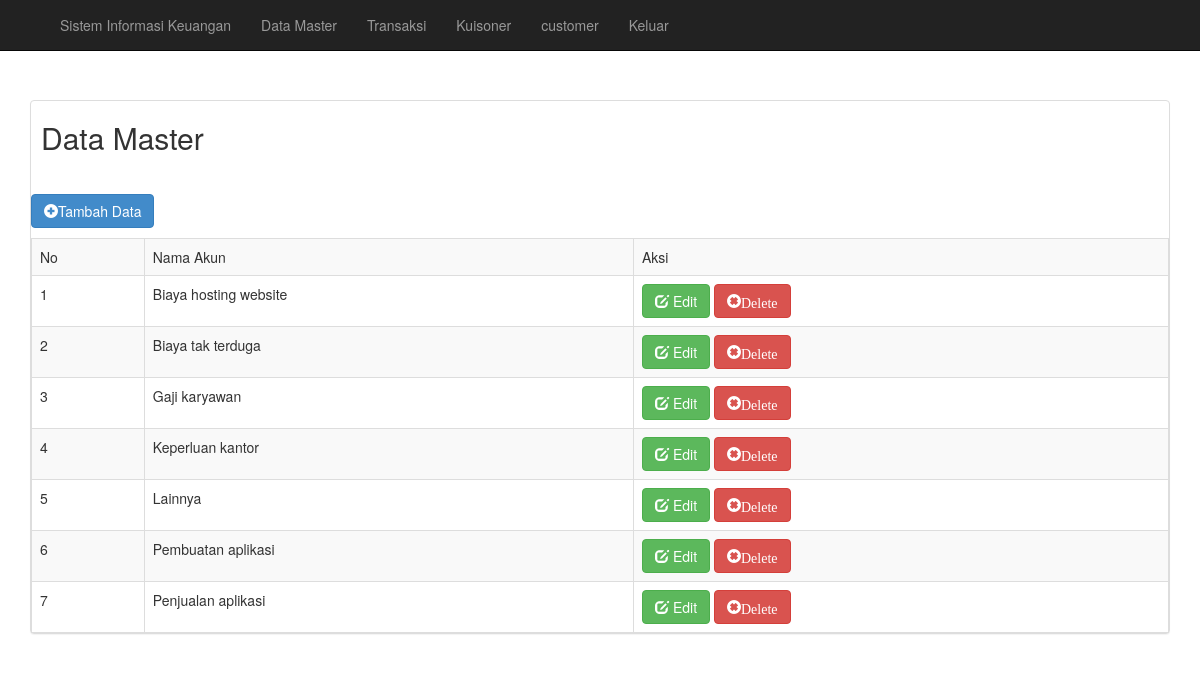
Page /akuntansi/datamaster.php (signed in) on the committed database.
### tables this page shows
CREATE TABLE `data_master` (
  `id_master` int(11) NOT NULL,
  `nama` varchar(100) NOT NULL
);

### akuntansi/datamaster.php (the view, shortened to what this page needs)
<?php
    include "koneksi.php";
    include "navbar.php";
    if (@$_SESSION['manager'] || @$_SESSION['pegawai']) {
 ?>
<!DOCTYPE html>
<html>
<head>
    <link rel="stylesheet" href="./bootstrap/css/bootstrap.min.css">
    <link rel="stylesheet" href="./css/bootstrap-datetimepicker.min.css">
</head>
<body>
<div class="container">
<div class="panel panel-default" style="margin-top: 100px">
    <div class="row" style="padding-bottom: 30px; padding-left: 10px; ">
        <div class="col-md-8">
                <h2>Data Master</h2>
        </div>
    </div>
    <p><a href="#" class="btn btn-primary" data-target="#ModalAdd" data-toggle="modal"><span class='glyphicon glyphicon-plus-sign'></span>Tambah Data</button></a></p>
               <table class = "table table-bordered table-striped">
        <tr>
        <td>No</td>
        <td>Nama Akun</td>
        <td>Aksi</td>
        </tr>
        <?php
        $no = 0;
        $sql = mysqli_query($koneksi, "SELECT * FROM data_master ORDER BY id_master  ASC") or die(mysqli_error());
        while ($data = mysqli_fetch_array($sql)){
          $no++;
          ?>
            <tr>
                <td><?php echo $no; ?></td>
                <td><?php echo  $data['nama']; ?></td>
                <td>
                   <a href="#" class='open_modal' id='<?php echo  $data['id_master']; ?>'><button type='button' class='btn btn-success'><span class='glyphicon glyphicon-edit'></span> Edit</button></a>
                   <a href="#" onclick="confirm_modal('delete_dataMaster.php?&id_master=<?php echo  $data['id_master']; ?>');"><button type='button' class='btn btn-danger'><span class='glyphicon glyphicon-remove-sign'>Delete</button></a>
                </td>
            </tr>
          <?php } ?>
                    </table>
        </div>
    </div>
</body>
</html>
<?php
}else{
        header("location:index.php");
}
?>

### rows in the picture
data_master: nama "Biaya hosting website"
data_master: nama "Biaya tak terduga"
data_master: nama "Gaji karyawan"
data_master: nama "Keperluan kantor"
data_master: nama "Lainnya"
data_master: nama "Pembuatan aplikasi"
data_master: nama "Penjualan aplikasi"
